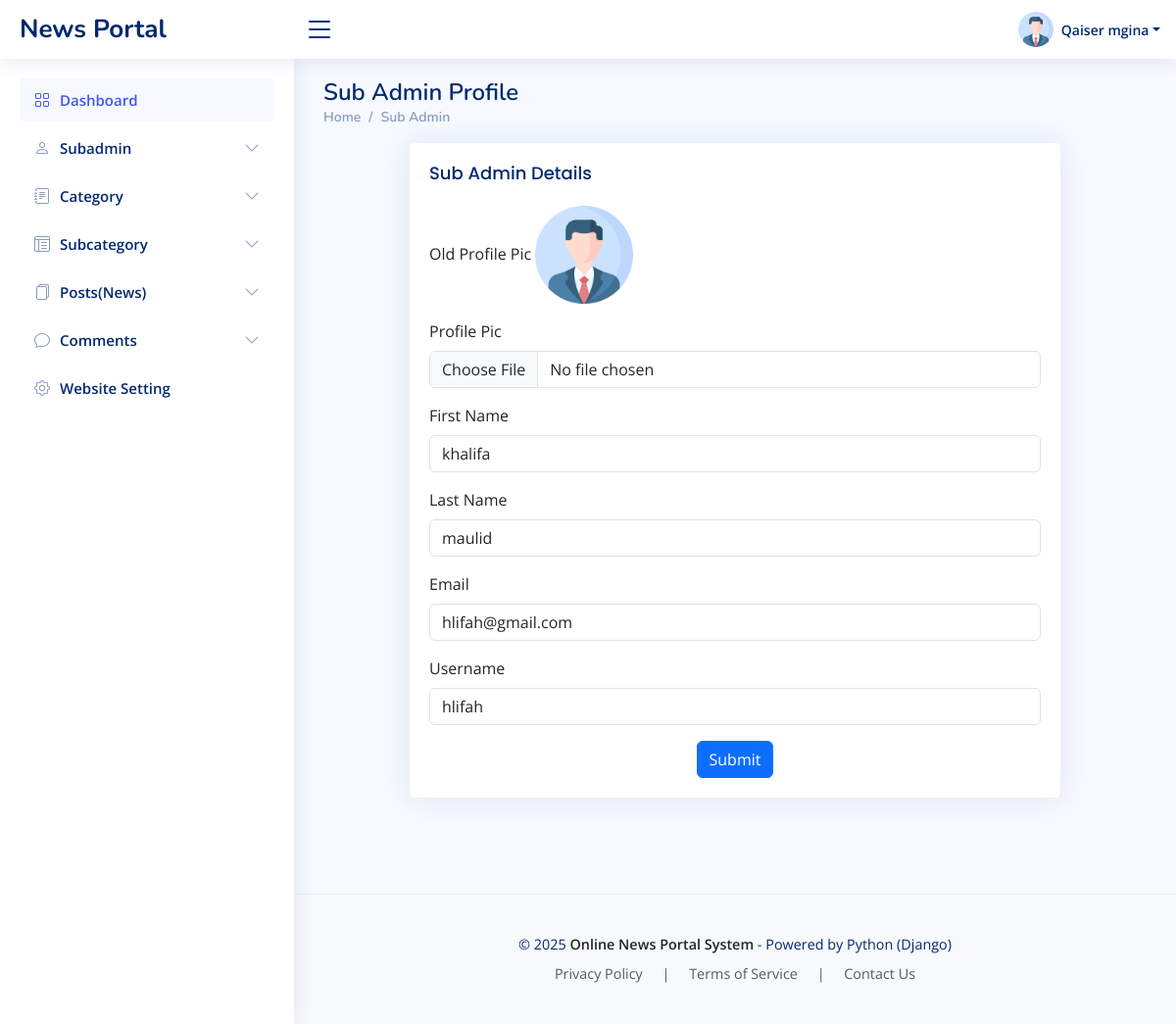
Page /ViewSubadmin/2 (signed in) on the committed database.
### newsapp/models.py (models this page shows)
class CustomUser(AbstractUser):
    USER ={
        (1,'admin'),
        (2,'subadmin'),
    }
    user_type = models.CharField(choices=USER,max_length=50,default=1)
    profile_pic = models.ImageField(upload_to='media/profile_pic')

### onps/adminviews.py (the view)
# urls.py: path('ViewSubadmin/<str:id>', adminviews.VIEW_SUBADMIN, name='view_subadmin'),
@login_required(login_url = '/')
def VIEW_SUBADMIN(request,id):
    user1 = CustomUser.objects.get(id = id,user_type=2)
    context = {
        "user1":user1,
    }
    return render(request,'admin/subadmin-profile.html',context)

### newsapp/context_processors.py (called while the page is built)
def category_processor(request):
    cat = Category.objects.all()
    return {'cat': cat}

def aboutus(request):
    first_page = Page.objects.first()
    return {'first_page':first_page}

### templates/admin/subadmin-profile.html (shortened to what this page needs)
{% extends 'base.html' %}
{% block content %}
<div class="pagetitle">
      <h1>Sub Admin Profile</h1>
      <nav>
        <ol class="breadcrumb">
          <li class="breadcrumb-item"><a href="{% url 'dashboard' %}">Home</a></li>
          <li class="breadcrumb-item">Sub Admin</li>
        </ol>
      </nav>
    </div>
    <section class="section">
      <div class="row">
        <div class="col-lg-12" style="padding-left: 100px;padding-right: 100px;">
          <div class="card">
            <div class="card-body">
              <h5 class="card-title">Sub Admin Details</h5>
              <form class="row g-3" method="POST" action="{% url 'subadmin_profile_update' %}" enctype="multipart/form-data">
                <div class="col-12">
                    <label for="inputNanme4" class="form-label">Old Profile Pic</label>
                    <img src="{{user1.profile_pic.url}}" width="100" height="100">
                  </div>
                <div class="col-12">
                  <label for="inputNanme4" class="form-label">Profile Pic</label>
                  <input type="file" class="form-control" name="profile_pic">
                </div>
                <div class="col-12">
                  <label for="inputEmail4" class="form-label">First Name</label>
                  <input type="text" class="form-control" name="first_name" value="{{user1.first_name}}">
                </div>
                <div class="col-12">
                  <label for="inputPassword4" class="form-label">Last Name</label>
                  <input type="text" class="form-control" name="last_name" value="{{user1.last_name}}">
                </div>
                <div class="col-12">
                  <label for="inputAddress" class="form-label">Email</label>
                  <input type="email" class="form-control" readonly="True" name="email" value="{{user1.email}}">
                </div>
                <div class="col-12">
                    <label for="inputAddress" class="form-label">Username</label>
                    <input type="text" class="form-control" readonly="True" name="username" value="{{user1.username}}">
                  </div>
                <div class="text-center">
                  <button type="submit" class="btn btn-primary">Submit</button>
                </div>
              </form>
            </div>
          </div>
        </div>
      </div>
    </section>
    {% endblock %}

### templates/includes/header.html (shortened to what this page needs)
{% load static %}
<header id="header" class="header fixed-top d-flex align-items-center">
  {% if user.user_type == '1' %}
    <div class="d-flex align-items-center justify-content-between">
      <a href="{% url 'dashboard' %}" class="logo d-flex align-items-center">
        <span class="d-none d-lg-block">News Portal</span>
      </a>
      <i class="bi bi-list toggle-sidebar-btn"></i>
    </div>
    <nav class="header-nav ms-auto">
      <ul class="d-flex align-items-center">
        <li class="nav-item dropdown pe-3">
          <a class="nav-link nav-profile d-flex align-items-center pe-0" href="#" data-bs-toggle="dropdown">
            {% if user.profile_pic %}
            <img src="{{ user.profile_pic.url }}" alt="Profile" class="rounded-circle">
            {% else %}
            <img src="{% static 'img/default-profile.png' %}" alt="Profile" class="rounded-circle">
            {% endif %}
            <span class="d-none d-md-block dropdown-toggle ps-2">{{user.first_name}} {{user.last_name}}</span>
          </a>
        </li>
      </ul>
    </nav>
    {% endif %}
  </header>

### static/assets/css/style.css (style rules this page uses)
:root { scroll-behavior: smooth; }
body { font-family: "Open Sans", sans-serif; background: #f6f9ff; color: #444444; }
a { color: #4154f1; text-decoration: none; }
h1, h2, h3, h4, h5, h6 { font-family: "Nunito", sans-serif; }
.pagetitle { margin-bottom: 10px; }
.pagetitle h1 { font-size: 24px; margin-bottom: 0; font-weight: 600; color: #012970; }
.card { margin-bottom: 30px; border: none; border-radius: 5px; box-shadow: 0px 0 30px rgba(1, 41, 112, 0.1); }
.card-title { padding: 20px 0 15px 0; font-size: 18px; font-weight: 500; color: #012970; font-family: "Poppins", sans-serif; }
.card-body { padding: 0 20px 20px 20px; }
.breadcrumb { font-size: 14px; font-family: "Nunito", sans-serif; color: #899bbd; font-weight: 600; }
.breadcrumb a { color: #899bbd; transition: 0.3s; }
.breadcrumb .breadcrumb-item::before { color: #899bbd; }
.logo { line-height: 1; }
@media (min-width: 1200px) { .logo { width: 280px; } }
.logo span { font-size: 26px; font-weight: 700; color: #012970; font-family: "Nunito", sans-serif; }
.header { transition: all 0.5s; z-index: 997; height: 60px; box-shadow: 0px 2px 20px rgba(1, 41, 112, 0.1); background-color: #fff; padding-left: 20px; }
.header .toggle-sidebar-btn { font-size: 32px; padding-left: 10px; cursor: pointer; color: #012970; }
.header-nav ul { list-style: none; }
.header-nav>ul { margin: 0; padding: 0; }
.header-nav .nav-profile { color: #012970; }
.header-nav .nav-profile img { max-height: 36px; }
.header-nav .nav-profile span { font-size: 14px; font-weight: 600; }

### rows in the picture
CustomUser: profile_pic (picture), first_name "Qaiser", last_name "mgina"
CustomUser: profile_pic (picture), first_name "khalifa", last_name "maulid", email "hlifah@gmail.com", username "hlifah"
